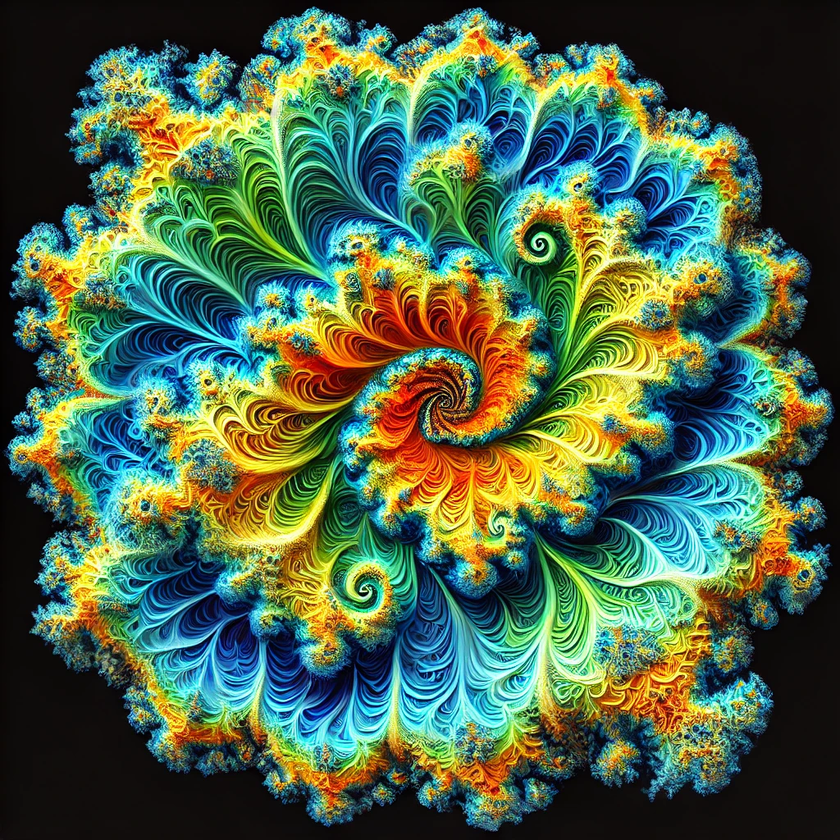
#> input picture fractal_example.png, 840 x 840 px, shrunk from 1024 x 1024 before the run
$ python box-counting.py
#> lines starting #> are read from the running program, lines starting #| are printed output that depends on the picture; after the words box and inside, x2 and y2 are one past the last pixel; in counts of white or black regions, pixels touching at a corner belong together; long printed decimals are rounded
import numpy as np
import matplotlib.pyplot as plt
from skimage import io, color

def box_counting(image, min_box_size=2, max_box_size=128):
    """
    Determină dimensiunea fractală a unei imagini folosind metoda Box Counting.

    :param image: Imaginea binară (alb-negru) sub formă de matrice numpy
    :param min_box_size: Dimensiunea minimă a grilei
    :param max_box_size: Dimensiunea maximă a grilei
    :return: Dimensiunea fractală estimată
    """
    # Transformă imaginea într-un array binar (0 și 1)
    binary_image = (image > 0).astype(int)

    box_sizes = []
    box_counts = []

    sizes = [2**i for i in range(int(np.log2(min_box_size)), int(np.log2(max_box_size)) + 1)]

    for box_size in sizes:
        grid_count = 0
        for i in range(0, binary_image.shape[0], box_size):
            for j in range(0, binary_image.shape[1], box_size):
                # Verifică dacă există cel puțin un pixel alb în box-ul curent
                if binary_image[i:i+box_size, j:j+box_size].any():
                    grid_count += 1
        box_sizes.append(box_size)
        box_counts.append(grid_count)

    # Calculăm dimensiunea fractală folosind regresia logaritmică
    log_box_sizes = np.log(1 / np.array(box_sizes))
    log_box_counts = np.log(box_counts)

    # Determinăm panta dreptei de regresie
    coeffs = np.polyfit(log_box_sizes, log_box_counts, 1)
    fractal_dimension = coeffs[0]

    return fractal_dimension, log_box_sizes, log_box_counts

def main():
    # Încarcă imaginea și o binarizează
    image_path = 'fractal_example.png'  # Înlocuiește cu calea imaginii tale
    image = io.imread(image_path)
#> image is the input picture: shape (840, 840, 3); mean R, G, B 79.1, 104.1, 75.8
    gray_image = color.rgb2gray(image)
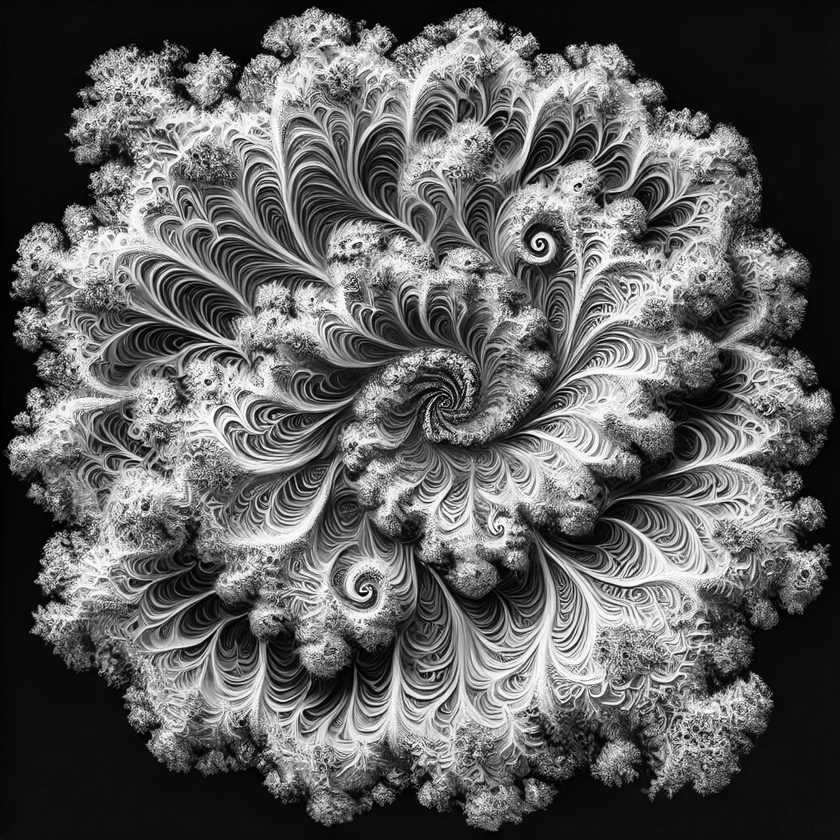
#> gray_image: shape (840, 840) float64; min 0, max 1, mean 0.379
    binary_image = (gray_image > 0.5).astype(int)  # Binarizare simplă
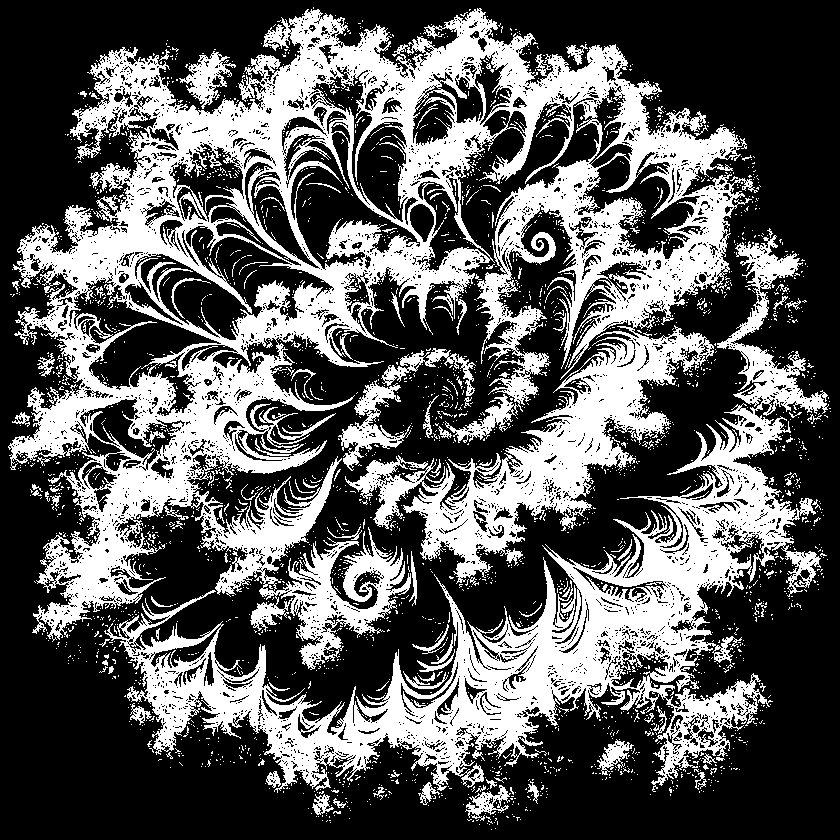
#> binary_image: shape (840, 840) int64; values 0 (black) and 1 (white), 35.7% white; 2962 white regions (2835 under 20 px), largest, box (x1, y1, x2, y2) and area: (8, 8, 758, 670) 164199, (104, 235, 829, 793) 67502, (338, 380, 411, 471) 2009

    fractal_dimension, log_sizes, log_counts = box_counting(binary_image)
#> fractal_dimension = 1.82; log_sizes = [-0.693, -1.39, -2.08, -2.77, -3.47, -4.16, -4.85]; log_counts = [11.33, 10.15, 8.92, 7.66, 6.35, 5.04, 3.81]

    print(f"Dimensiunea fractală estimată: {fractal_dimension}")
#| Dimensiunea fractală estimată: 1.822

    # Plotăm log-log
    plt.plot(log_sizes, log_counts, 'o-', label='Date')
    plt.xlabel('log(1 / dimensiunea celulei)')
    plt.ylabel('log(număr de celule)')
    plt.title('Estimarea dimensiunii fractale')
    plt.legend()
    plt.grid(True)
    plt.show()
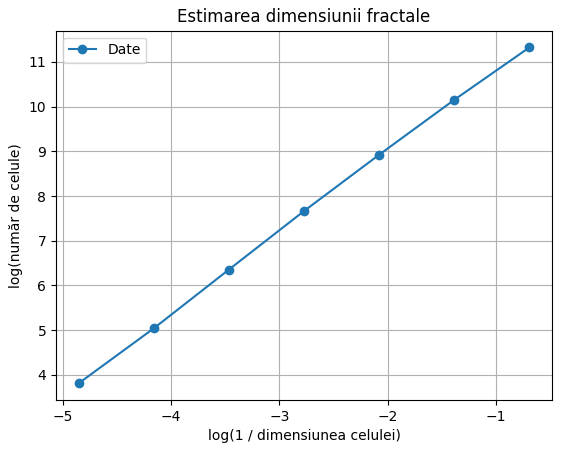
#> figure drawn by matplotlib, 1 panel

if __name__ == "__main__":
    main()
